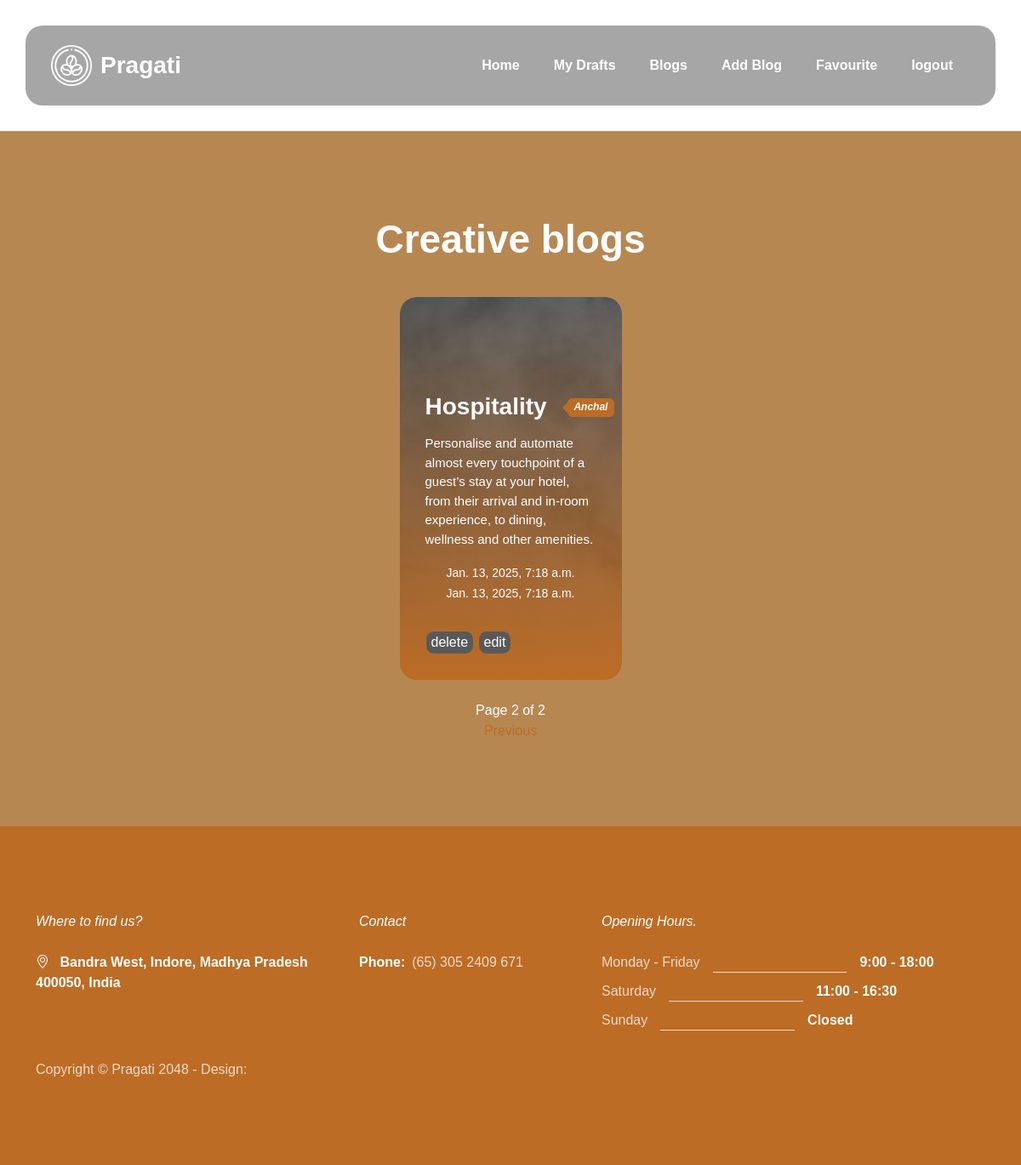
The app's page /home?page=2 (signed in) with its own data.
### blog/models.py (models this page shows, shortened)
class Blog(models.Model):
    i=[("Draft","draft"),("Published","Published")]
    title=models.CharField(max_length=100)
    author=models.ForeignKey(User,on_delete=models.CASCADE)
    description=models.TextField()
    status=models.CharField(max_length=30,choices=i,default="draft")
    curr=models.DateTimeField(auto_now_add=True)
    up_date=models.DateTimeField(auto_now=True)

### blog/views.py (the view)
# urls.py: urlpatterns = [path("home",views.home,name="home"),
def home(request):
    blog=Blog.objects.filter(status="Published")
    fav_blog=Favourite.objects.filter(user=request.user).values_list("blog_id",flat=True)
    paginator=Paginator(blog,4)
    page_number = request.GET.get('page')  # Get the page number from the query params
    obj = paginator.get_page(page_number)
    return render(request,"index.html",{"obj":obj,"fav_blog":fav_blog})

### blog/templates/index.html (shortened to what this page needs)
{% extends "base.html" %}
{% load static %}
{% block content %}
    <section class="barista-section section-padding section-bg" id="barista-team">
        <div class="container">
            <div class="row justify-content-center">
                <div class="col-lg-12 col-12 text-center mb-4 pb-lg-2">
                    <h2 class="text-white">Creative blogs</h2>
                </div>
                {% for i in obj %}
                <div class="col-lg-3 col-md-6 col-12 mb-4">
                    <div class="team-block-wrap">
                        <div class="team-block-info d-flex flex-column">
                            <div class="d-flex mt-auto mb-3">
                                <h4 class="text-white mb-0">{{i.title}}</h4>
                                <p class="badge ms-4"><em>{{i.author}}</em></p>
                            </div>
                            <p class="text-white mb-0" style="font-size: 15px;">{{i.description}}</p>
                            <div class="col-lg-12 col-12 text-center mb-4 pb-lg-2" class="col-sm-9" style="padding-top: 16px;" >
                                <small class="text-white" >{{i.curr}}</small><br>
                                <small class="text-white">{{i.up_date}}</small>
                            </div>
                            <div>
                                <form action="" method="POST">
                                    {% if i.author == user or user.is_staff %}
                                <button style="background:#5a5959 ;border:1px solid #BC6C25; border-radius:10px ;" class="text-white" type="submit">
                                    <a href="{% url 'blog:delete' i.id %}" class="text-white">delete</a></button>
                                    <button style="background:#5a5959 ;border:1px solid #BC6C25; border-radius:10px ;" class="text-white" type="submit">
                                        <a href="{% url 'blog:edit' i.id %}" class="text-white">edit</a></button>
                                        {% endif %}
                                    </form>
                            </div>
                        </div>
                        <div class="team-block-image-wrap">
                            <img src="{% static 'images/team/portrait-elegant-old-man-wearing-suit.jpg' %}"  alt="">
                        </div>
                    </div>
                </div>
                {% endfor %}
                <div class="text-center">
                    <span class="text-white ">Page {{obj.number }} of {{ obj.paginator.num_pages }}</span>
                </div>
                <div class="text-center">
                    {% if obj.has_previous %}
                        <a href="?page={{ obj.previous_page_number }}">Previous</a>
                    {% endif %}
                </div>
            </div>
        </div>
    </section>
    {% endblock %}

### static/css/tooplate-barista.css (style rules this page uses)
:root { --white-color: #ffffff; --primary-color: #BC6C25; --secondary-color: #DDA15E; --section-bg-color: #b78752; --custom-btn-bg-color: #BC6C25; --custom-btn-bg-hover-color: #DDA15E; --dark-color: #000000; --p-color: #717275; --border-color: #7fffd4; --link-hover-color: #E76F51; --body-font-family: 'Plus Jakarta Sans', sans-serif; --h1-font-size: 68px; --h2-font-size: 46px; --h3-font-size: 32px; --h4-font-size: 28px; --h5-font-size: 24px; --h6-font-size: 22px; --p-font-size: 20px; --btn-font-size: 16px; --form-btn-font-size: 18px; --menu-font-size: 16px; --border-radius-large: 100px; --border-radius-medium: 20px; --border-radius-small: 10px; --font-weight-thin: 200; --font-weight-light: 300; --font-weight-normal: 400; --font-weight-bold: 700; }
body { background-color: var(--white-color); font-family: var(--body-font-family); }
h2, h3, h4, h5, h6 { color: var(--dark-color); }
h1, h2, h3, h4, h5, h6 { font-weight: var(--font-weight-bold); }
h2 { font-size: var(--h2-font-size); }
h4 { font-size: var(--h4-font-size); }
p { color: var(--p-color); font-size: var(--p-font-size); font-weight: var(--font-weight-light); }
a, button { touch-action: manipulation; transition: all 0.3s; }
a { display: inline-block; color: var(--primary-color); text-decoration: none; }
.section-padding { padding-top: 100px; padding-bottom: 100px; }
.section-bg { background-color: var(--section-bg-color); }
.team-block-wrap { background-color: var(--secondary-color); border-radius: var(--border-radius-medium); position: relative; overflow: hidden; max-height: 450px; cursor: pointer; }
.team-block-image-wrap { width: 100%; }
.team-block-info { background-image: linear-gradient(to bottom, rgba(0, 0, 0, 0.35), rgba(188, 108, 37, 1)); position: absolute; z-index: 2; top: 0; right: 0; bottom: 0; left: 0; padding: 30px; }
.team-block-info .badge { margin: auto; top: 2px; bottom: 0; }
.badge { background-color: var(--primary-color); font-size: 12px; position: relative; bottom: 4px; padding-bottom: 6px; }
.badge::before { content: ""; position: absolute; top: 0; bottom: 0; left: -5px; border-top: 10px solid transparent; border-bottom: 10px solid transparent; border-right: 10px solid var(--primary-color); }

### records on screen
Blog: title "Hospitality", author "Anchal", description "Personalise and automate almost every touchpoint of a guest’s stay at your hotel, from their arrival and in-room experience, to dining, wellness and other amenities.", curr "Jan. 13, 2025, 7:18 a.m.", up_date "Jan. 13, 2025, 7:18 a.m.", shows "delete"

### other values on screen
{{ obj.number }} "2"
{{ obj.paginator.num_pages }} "2"
